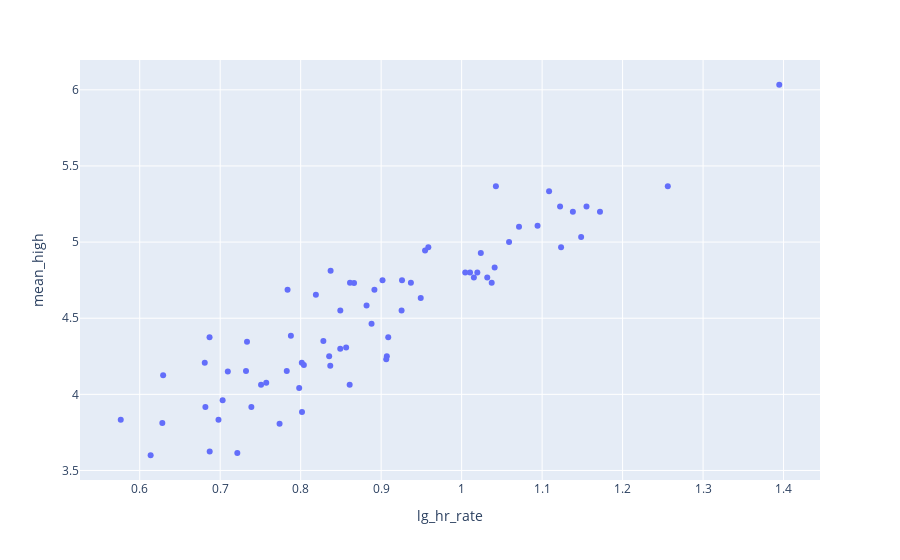

Notebook code cell kept with this figure:
### Code cell
px.scatter(years, x='lg_hr_rate', y='mean_high')
